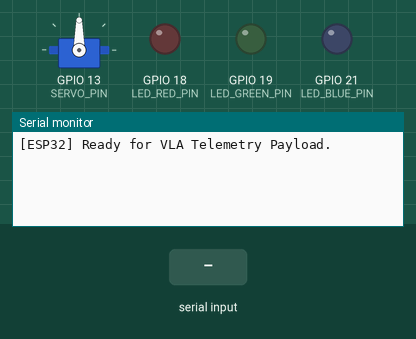
Simulated run of this sketch. Board: ESP32. On the bench: servo, output pins drawn as LEDs (lit = HIGH), the last lines printed to the serial monitor. The inputs (shaded band) are chosen by the test bench.

Above: at 1.2 s.
1.3 s: "90,45\n" received over Serial
At 2.5 s:
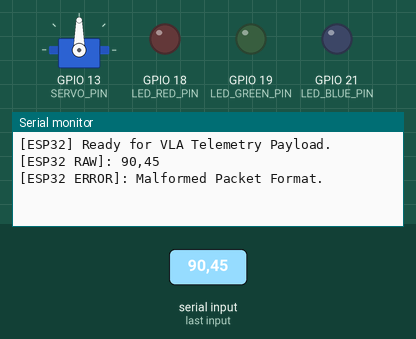
2.8 s: "4\n" received over Serial
At 3.6 s:
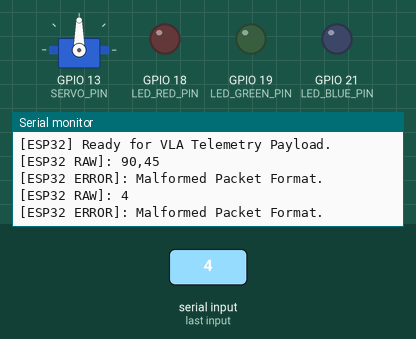

Measured:
- after the input at 1.3 s, the serial monitor: prints a new line at once (image 1)
- after the input at 2.8 s, the serial monitor: prints a new line at once (image 2)

The sketch:

esp32_vla_actuator.ino
```cpp
#include <Arduino.h>
#include <ESP32Servo.h>

// --- Pin Definitions ---
#define SERVO_PIN     13
#define LED_RED_PIN   18
#define LED_GREEN_PIN 19
#define LED_BLUE_PIN  21

// --- Settings ---
Servo vlaServo;
const unsigned long SERIAL_TIMEOUT_MS = 1000; // Safety cutoff if Python disconnects
const float EMA_ALPHA = 0.5;                   // Moderate smoothing (Python already smooths)

// --- State Variables ---
unsigned long lastPacketTime = 0;
float currentSmoothedAngle = 90.0;
char serialBuffer[64];
size_t bufferIndex = 0;

void setup() {
  Serial.begin(115200);

  pinMode(LED_RED_PIN, OUTPUT);
  pinMode(LED_GREEN_PIN, OUTPUT);
  pinMode(LED_BLUE_PIN, OUTPUT);

  digitalWrite(LED_RED_PIN, LOW);
  digitalWrite(LED_GREEN_PIN, LOW);
  digitalWrite(LED_BLUE_PIN, LOW);

  ESP32PWM::allocateTimer(0);
  vlaServo.setPeriodHertz(50);
  vlaServo.attach(SERVO_PIN, 500, 2400);
  vlaServo.write(90);

  lastPacketTime = millis();
  Serial.println("[ESP32] Ready for VLA Telemetry Payload.");
}

void processIncomingCommand(char* cmd) {
  int targetAngle = 90;
  int r = 0, g = 0, b = 0;

  // Print raw incoming line to Serial Monitor for debugging
  Serial.print("[ESP32 RAW]: ");
  Serial.println(cmd);

  // Exact protocol matching: "ANGLES:90|LEDS:1,0,0"
  if (sscanf(cmd, "ANGLES:%d|LEDS:%d,%d,%d", &targetAngle, &r, &g, &b) == 4) {

    // Clamp constraints
    targetAngle = constrain(targetAngle, 0, 180);
    r = (r != 0) ? HIGH : LOW;
    g = (g != 0) ? HIGH : LOW;
    b = (b != 0) ? HIGH : LOW;

    // Apply light motion smoothing
    currentSmoothedAngle = (EMA_ALPHA * targetAngle) + ((1.0 - EMA_ALPHA) * currentSmoothedAngle);

    if (!vlaServo.attached()) {
      vlaServo.attach(SERVO_PIN, 500, 2400);
    }

    vlaServo.write((int)round(currentSmoothedAngle));

    // Actuate LEDs
    digitalWrite(LED_RED_PIN, r);
    digitalWrite(LED_GREEN_PIN, g);
    digitalWrite(LED_BLUE_PIN, b);

    lastPacketTime = millis();
  } else {
    Serial.println("[ESP32 ERROR]: Malformed Packet Format.");
  }
}

void readSerialData() {
  while (Serial.available() > 0) {
    char c = Serial.read();

    if (c == '\n' || c == '\r') {
      if (bufferIndex > 0) {
        serialBuffer[bufferIndex] = '\0'; // Safe null termination
        processIncomingCommand(serialBuffer);
        bufferIndex = 0;
      }
    } else {
      if (bufferIndex < sizeof(serialBuffer) - 1) {
        serialBuffer[bufferIndex++] = c;
      } else {
        bufferIndex = 0; // Buffer overflow safety reset
      }
    }
  }
}

void checkSafetyTimeout() {
  if (vlaServo.attached() && (millis() - lastPacketTime > SERIAL_TIMEOUT_MS)) {
    vlaServo.detach(); // Freezes servo to prevent motor coil burnout
    digitalWrite(LED_RED_PIN, LOW);
    digitalWrite(LED_GREEN_PIN, LOW);
    digitalWrite(LED_BLUE_PIN, LOW);
  }
}

void loop() {
  readSerialData();
  checkSafetyTimeout();
}
```
